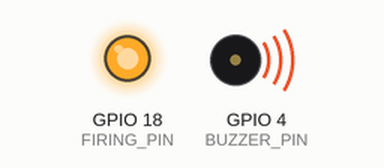
The sketch below on a simulated ESP32. Shown: output pins drawn as LEDs (lit = HIGH), buzzer (waves = sounding, pin HIGH). What the sketch prints to the serial monitor is not drawn.

Above: at 3.1 s.
At 3.6 s:
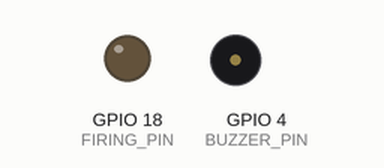
Timing chart, 0 to 5.1 s (numbered marks = the images above):
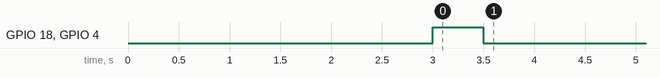

The sketch:

fire-bolts-test-code.ino
```cpp
/**
 *
 * This program is for testing fire-bolts to be used for firing piston used for
 * ejection on Nakuja N3 rocket
 *
 * Board used: ESP32 Devkit
 *
 * Author: Edwin Mwiti Maingi
 * Email: emwiti658@gmail.com
 */

 #define FIRING_PIN 18
 #define BUZZER_PIN 4
 #define DELAY 3000 // 3 seconds
 #define BUZZER_DELAY 500

void setup() {
  pinMode(FIRING_PIN, OUTPUT);
  pinMode(BUZZER_PIN, OUTPUT);

  digitalWrite(FIRING_PIN, LOW);
  Serial.begin(115200);

  // pull the MOSFET gate pin high after 3 seconds
  delay(DELAY);

  // fire the pyro-bolt
  digitalWrite(FIRING_PIN, HIGH);
  digitalWrite(BUZZER_PIN, HIGH);

  Serial.println("Fired!"); // some feedback via serial

  delay(BUZZER_DELAY); // this buzzer delay is to be determined from tests. The ideal time it takes to
                       // iginite the black powder

  // pull everything down
  digitalWrite(FIRING_PIN, LOW);
  digitalWrite(BUZZER_PIN, LOW);

}

void loop() {


}
```
